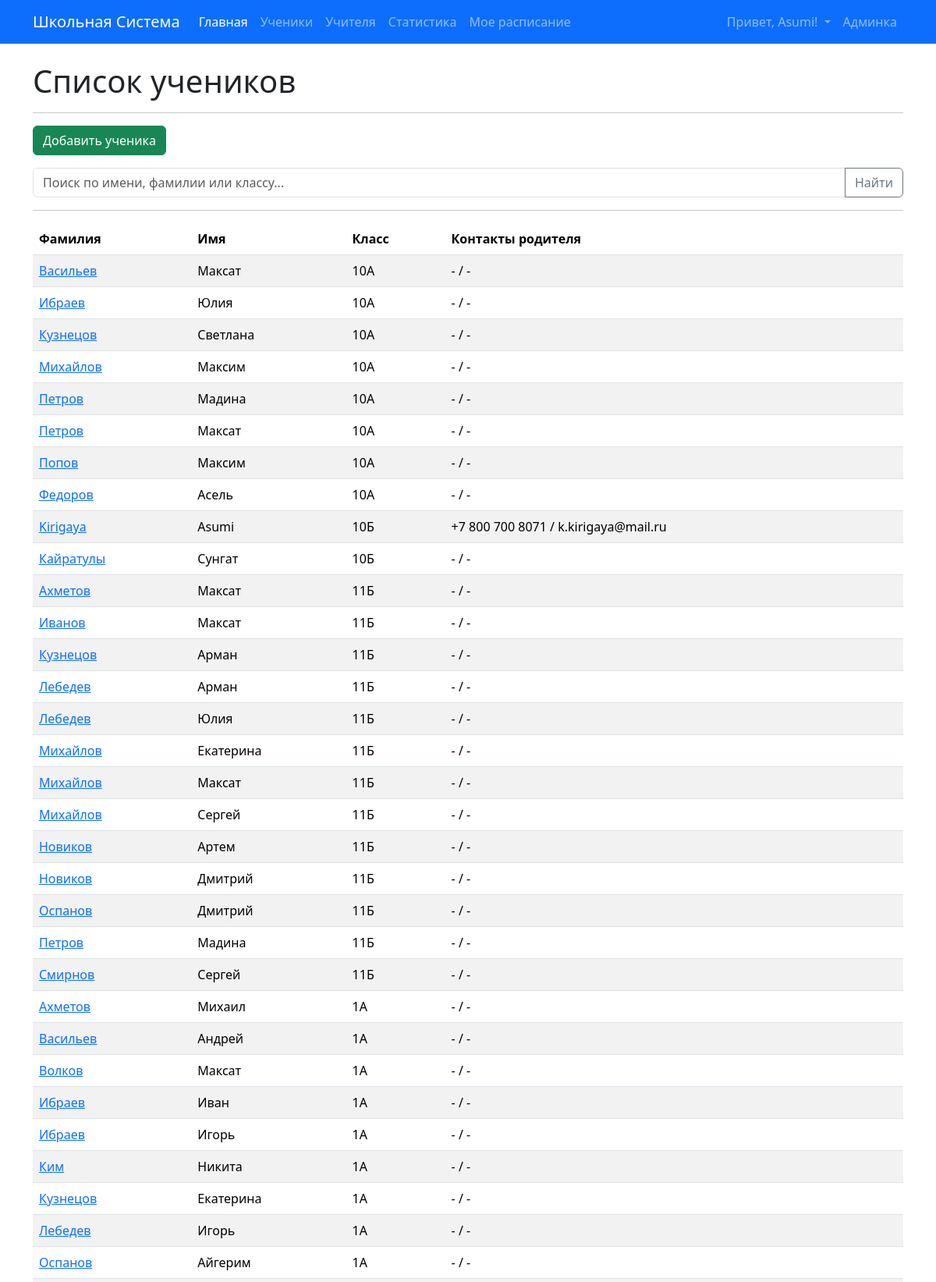
The app's page /students/ (signed in, upper part) with its own data.
### core/models.py (models this page shows, shortened)
class Student(models.Model):
    first_name = models.CharField(max_length=100, verbose_name="Имя")
    last_name = models.CharField(max_length=100, verbose_name="Фамилия")
    date_of_birth = models.DateField(null=True, blank=True, verbose_name="Дата рождения")
    current_class = models.ForeignKey(
        Class,
        on_delete=models.SET_NULL, # Если класс удалят/расформируют, ученик останется без класса
        null=True,
        blank=True, # Ученика можно добавить еще до назначения в класс
        related_name='students',
        verbose_name="Текущий класс"
    )
    parent_full_name = models.CharField(max_length=200, blank=True, verbose_name="ФИО родителя")
    parent_phone_number = models.CharField(max_length=20, blank=True, verbose_name="Телефон родителя")
    parent_email = models.EmailField(max_length=254, blank=True, verbose_name="Email родителя")
    photo = models.ImageField(upload_to='students_photos/', blank=True, null=True, verbose_name="Фото")
    history = HistoricalRecords()
    class Meta:
        verbose_name = "Ученик"
        verbose_name_plural = "Ученики"
        ordering = ['current_class', 'last_name', 'first_name'] # Сортировка по классу, потом по фамилии

class Class(models.Model):
    name = models.CharField(max_length=10, unique=True, verbose_name="Название класса (н-р, 9А)")
    class_teacher = models.ForeignKey(
        Teacher,
        on_delete=models.SET_NULL, # Если учителя удалят, поле станет NULL
        null=True,
        blank=True,
        related_name='managed_classes',
        verbose_name="Классный руководитель"
    )
    class Meta:
        verbose_name = "Класс"
        verbose_name_plural = "Классы"
        ordering = ['name']

### core/views.py (the view)
# urls.py: path('students/', views.student_list, name='student_list'),
@login_required
@user_passes_test(is_staff_or_teacher)
def student_list(request):
    query = request.GET.get('q', '')
    students = Student.objects.select_related('current_class').all()
    if query:
        students = students.filter(
            Q(first_name__icontains=query) | # Ищем в имени (без учета регистра) ИЛИ
            Q(last_name__icontains=query)  |  # Ищем в фамилии (без учета регистра)
            Q(current_class__name__icontains=query) # <<< ДОБАВЛЯЕМ: Ищем в названии класса
        )
    context = {
        'students': students,
        'page_title': 'Список Учеников',
        'query': query, # <<< Передаем запрос обратно в шаблон
    }
    return render(request, 'core/student_list.html', context)

### core/templatetags/schedule_tags.py (called while the page is built)
@register.filter(name='in_group') # <<< Регистрируем новый фильтр
def in_group(user, group_name):
    if not user.is_authenticated:
        return False
    try:
        group = Group.objects.get(name=group_name)
        return group in user.groups.all()
    except Group.DoesNotExist:
        return False

### core/views.py (called while the page is built)
def is_staff_or_teacher(user):
    return user.is_authenticated and (user.is_staff or user.groups.filter(name='Teachers').exists())

### templates/core/student_list.html (shortened to what this page needs)
{% extends "base.html" %}
{% block content %}
<h1>Список учеников</h1>
<hr>
<a href="{% url 'core:student_create' %}" class="btn btn-success">Добавить ученика</a>
<form method="get" action="{% url 'core:student_list' %}" class="mb-3 mt-3">
  <div class="input-group">
    <input type="text" name="q" class="form-control"  placeholder="Поиск по имени, фамилии или классу..." value="{{ query|default:'' }}">
    <button class="btn btn-outline-secondary" type="submit">Найти</button>
  </div>
</form>
<hr>
{% if students %}
  <table class="table table-striped table-hover">
    <thead>
      <tr>
        <th>Фамилия</th>
        <th>Имя</th>
        <th>Класс</th>
        <th>Контакты родителя</th>
        </tr>
    </thead>
    <tbody>
      {% for student in students %}
        <tr>
          <td>
            <a href="{% url 'core:student_detail' pk=student.pk %}">
                {{ student.last_name }}
            </a>
          </td>
          <td>{{ student.first_name }}</td>
          <td>{{ student.current_class.name|default:"Не назначен" }}</td>
          <td>{{ student.parent_phone_number|default:"-" }} / {{ student.parent_email|default:"-" }}</td>
          </tr>
      {% endfor %}
    </tbody>
  </table>
{% else %}
  <p>В базе данных пока нет учеников.</p>
  {% endif %}
{% endblock %}

### templates/base.html (shortened to what this page needs)
{% load static %}
{% load schedule_tags %}
<!doctype html>
<html lang="ru">
<head>
  <link href="https://cdn.jsdelivr.net/npm/bootstrap@5.3.3/dist/css/bootstrap.min.css" rel="stylesheet">
</head>
<body>
  <nav class="navbar navbar-expand-lg navbar-dark bg-primary mb-4">
    <div class="container">
      <a class="navbar-brand" href="{% url 'core:index' %}">Школьная Система</a>
      <div class="collapse navbar-collapse" id="navbarNav">
        <ul class="navbar-nav me-auto mb-2 mb-lg-0">
        <li class="nav-item">
          <a class="nav-link active" aria-current="page" href="{% url 'core:index' %}">Главная</a>
        </li>
        {% if user.is_staff or user|in_group:'Teachers' %}
          <li class="nav-item">
             <a class="nav-link" href="{% url 'core:student_list' %}">Ученики</a>
          </li>
          <li class="nav-item">
             <a class="nav-link" href="{% url 'core:teacher_list' %}">Учителя</a>
          </li>
          <li class="nav-item">
             <a class="nav-link" href="{% url 'core:school_statistics' %}">Статистика</a>
          </li>
        {% endif %}
        {% if user.is_authenticated %}
        <li class="nav-item">
          <a class="nav-link" href="{% url 'core:my_schedule' %}">Мое расписание</a>
        </li>
        {% endif %}
      </ul>
        <ul class="navbar-nav ms-auto">
            {% if user.is_authenticated %}
                <li class="nav-item dropdown">
                  <a class="nav-link dropdown-toggle" href="#" id="navbarDropdownUser" role="button" data-bs-toggle="dropdown" aria-expanded="false">
                    Привет, {{ user.username }}!
                  </a>
                </li>
                 {% if user.is_staff %}
                 <li class="nav-item">
                     <a class="nav-link" href="/admin/">Админка</a>
                 </li>
                 {% endif %}
            {% endif %}
        </ul>
      </div>
    </div>
  </nav>
  <div class="container">
    {% block content %}
    {% endblock %}
  </div>
</body>
</html>

### records on screen
Student: last_name "Васильев", first_name "Максат", current_class.name "10А", parent_phone_number "-", parent_email "-"
Student: last_name "Ибраев", first_name "Юлия", current_class.name "10А", parent_phone_number "-", parent_email "-"
Student: last_name "Кузнецов", first_name "Светлана", current_class.name "10А", parent_phone_number "-", parent_email "-"
Student: last_name "Михайлов", first_name "Максим", current_class.name "10А", parent_phone_number "-", parent_email "-"
Student: last_name "Петров", first_name "Мадина", current_class.name "10А", parent_phone_number "-", parent_email "-"
Student: last_name "Петров", first_name "Максат", current_class.name "10А", parent_phone_number "-", parent_email "-"
Student: last_name "Попов", first_name "Максим", current_class.name "10А", parent_phone_number "-", parent_email "-"
Student: last_name "Федоров", first_name "Асель", current_class.name "10А", parent_phone_number "-", parent_email "-"
Student: last_name "Kirigaya", first_name "Asumi", current_class.name "10Б", parent_phone_number "+7 800 700 8071", parent_email "k.kirigaya@mail.ru"
Student: last_name "Кайратулы", first_name "Сунгат", current_class.name "10Б", parent_phone_number "-", parent_email "-"
Student: last_name "Ахметов", first_name "Максат", current_class.name "11Б", parent_phone_number "-", parent_email "-"
Student: last_name "Иванов", first_name "Максат", current_class.name "11Б", parent_phone_number "-", parent_email "-"
Student: last_name "Кузнецов", first_name "Арман", current_class.name "11Б", parent_phone_number "-", parent_email "-"
Student: last_name "Лебедев", first_name "Арман", current_class.name "11Б", parent_phone_number "-", parent_email "-"
Student: last_name "Лебедев", first_name "Юлия", current_class.name "11Б", parent_phone_number "-", parent_email "-"
Student: last_name "Михайлов", first_name "Екатерина", current_class.name "11Б", parent_phone_number "-", parent_email "-"
Student: last_name "Михайлов", first_name "Максат", current_class.name "11Б", parent_phone_number "-", parent_email "-"
Student: last_name "Михайлов", first_name "Сергей", current_class.name "11Б", parent_phone_number "-", parent_email "-"
Student: last_name "Новиков", first_name "Артем", current_class.name "11Б", parent_phone_number "-", parent_email "-"
Student: last_name "Новиков", first_name "Дмитрий", current_class.name "11Б", parent_phone_number "-", parent_email "-"
Student: last_name "Оспанов", first_name "Дмитрий", current_class.name "11Б", parent_phone_number "-", parent_email "-"
Student: last_name "Петров", first_name "Мадина", current_class.name "11Б", parent_phone_number "-", parent_email "-"
Student: last_name "Смирнов", first_name "Сергей", current_class.name "11Б", parent_phone_number "-", parent_email "-"
Student: last_name "Ахметов", first_name "Михаил", current_class.name "1А", parent_phone_number "-", parent_email "-"
Student: last_name "Васильев", first_name "Андрей", current_class.name "1А", parent_phone_number "-", parent_email "-"
Student: last_name "Волков", first_name "Максат", current_class.name "1А", parent_phone_number "-", parent_email "-"
Student: last_name "Ибраев", first_name "Иван", current_class.name "1А", parent_phone_number "-", parent_email "-"
Student: last_name "Ибраев", first_name "Игорь", current_class.name "1А", parent_phone_number "-", parent_email "-"
Student: last_name "Ким", first_name "Никита", current_class.name "1А", parent_phone_number "-", parent_email "-"
Student: last_name "Кузнецов", first_name "Екатерина", current_class.name "1А", parent_phone_number "-", parent_email "-"
Student: last_name "Лебедев", first_name "Игорь", current_class.name "1А", parent_phone_number "-", parent_email "-"
Student: last_name "Оспанов", first_name "Айгерим", current_class.name "1А", parent_phone_number "-", parent_email "-"

### other values on screen
{{ user.username }} "Asumi"
